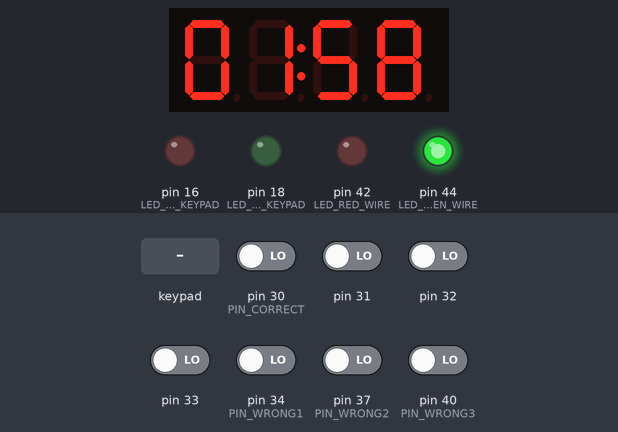
Simulated run of this sketch. Board: Arduino Mega 2560, built with avr-gcc and run on an emulated ATmega2560. Parts: 4-digit seven-segment display, output pins drawn as LEDs (lit = HIGH). The inputs (shaded band) are chosen by the test bench; at power-on: pin 30 (PIN_CORRECT), pin 31–33, pin 34 (PIN_WRONG1), pin 37 (PIN_WRONG2), pin 40 (PIN_WRONG3) LOW.

Above: at 1.2 s.
1.3 s: keypad keys 1 5 9 D pressed 0.4 s apart
At 2.3 s:
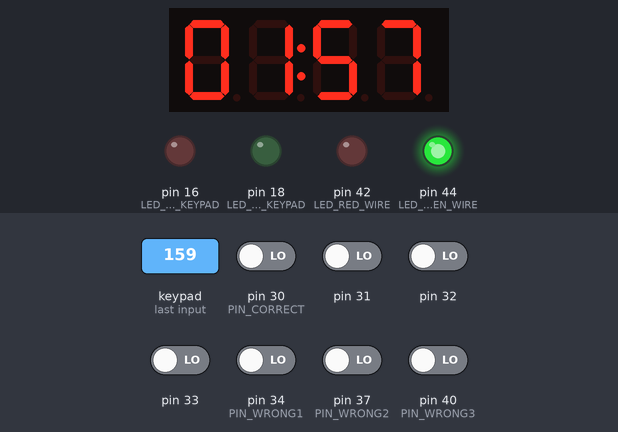
At 3.6 s:
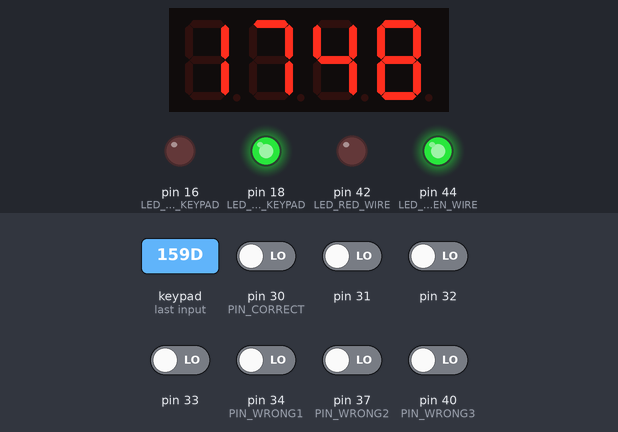
Timing chart, 0 to 5.1 s (numbered marks = the images above; inputs shaded):
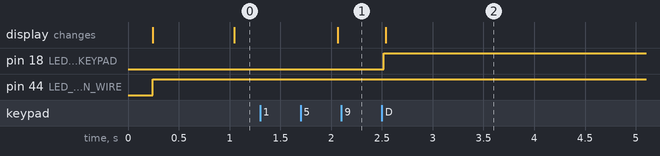

The sketch:

pzp2golovi.ino
```cpp
#include <TM1637Display.h>
#include <Keypad.h>

// ----------------- Пины TM1637 -----------------
#define CLK 20
#define DIO 21
TM1637Display display(CLK, DIO);

// ----------------- Пины светодиодов -----------------
const uint8_t LED_RED_WIRE     = 42;
const uint8_t LED_GREEN_WIRE   = 44;
const uint8_t LED_RED_KEYPAD   = 16;
const uint8_t LED_GREEN_KEYPAD = 18;

// ----------------- Пины проводов -----------------
const uint8_t PIN_CORRECT = 30;
const uint8_t PIN_WRONG1  = 34;
const uint8_t PIN_WRONG2  = 37;
const uint8_t PIN_WRONG3  = 40;

// ----------------- Настройки -----------------
const unsigned long GAME_TIME_MS = 120000UL; // <<< 2 МИНУТЫ
const unsigned long DEBOUNCE_MS = 50;
const unsigned long START_DELAY_MS = 200;
const int MAX_ERRORS = 3;

// ----------------- Переменные -----------------
unsigned long startMillis;
unsigned long fixedElapsed;
bool solvedWire = false;
bool solvedKeypad = false;
bool timeUp = false;
bool timerStopped = false;
bool gameOver = false;

int prevState[4] = {HIGH,HIGH,HIGH,HIGH};
unsigned long lastChangeTime[4] = {0,0,0,0};
bool wirePulled[4] = {false,false,false,false};

int errorCount = 0;

// ----------------- Новая раскладка клавиатуры (повёрнута на 90° CCW) -----------------
const byte ROWS = 4;
const byte COLS = 4;

byte rowPins[ROWS] = {22, 23, 24, 25};
byte colPins[COLS] = {26, 27, 28, 29};

// 90° CCW rotation changes key positions like this matrix:
char keys[ROWS][COLS] = {
  {'3','6','9','D'},
  {'2','5','8','0'},
  {'1','4','7','*'},
  {'A','B','C','#'}
};

Keypad keypad = Keypad(makeKeymap(keys), rowPins, colPins, ROWS, COLS);

// новая правильная комбинация с учётом поворота
char correctSequence[4] = {'1','5','9','D'};
char inputSequence[4];
int inputIndex = 0;

// ----------------- Системные флаги мигания -----------------
unsigned long blinkTimer = 0;
bool blinkState = false;

// ----------------- Setup -----------------
void setup() {

  pinMode(LED_RED_WIRE, OUTPUT);
  pinMode(LED_GREEN_WIRE, OUTPUT);
  pinMode(LED_RED_KEYPAD, OUTPUT);
  pinMode(LED_GREEN_KEYPAD, OUTPUT);

  digitalWrite(LED_RED_WIRE, LOW);
  digitalWrite(LED_GREEN_WIRE, LOW);
  digitalWrite(LED_RED_KEYPAD, LOW);
  digitalWrite(LED_GREEN_KEYPAD, LOW);

  pinMode(PIN_CORRECT, INPUT);
  pinMode(PIN_WRONG1, INPUT);
  pinMode(PIN_WRONG2, INPUT);
  pinMode(PIN_WRONG3, INPUT);

  display.setBrightness(0x0f);
  display.clear();

  startMillis = millis();

  for (int i=0; i<4; i++)
    prevState[i] = digitalRead(PIN_CORRECT + i);
}

// ----------------- Loop -----------------
void loop() {
  unsigned long now = millis();

  if (now - startMillis < START_DELAY_MS) return;

  // --- Таймер ---
  unsigned long elapsed;
  if (timerStopped) {
    elapsed = fixedElapsed;
  } else {
    elapsed = now - startMillis;

    if (elapsed >= GAME_TIME_MS) {
      timeUp = true;
      elapsed = GAME_TIME_MS;
      stopTimer();
    }
  }

  unsigned long remaining = GAME_TIME_MS - elapsed;
  if (!timerStopped)
    showTime(remaining / 1000);

  // --- Провода ---
  if (!solvedWire && !timeUp && !timerStopped && !gameOver) {
    checkWire(PIN_CORRECT, true, 0);
    checkWire(PIN_WRONG1, false, 1);
    checkWire(PIN_WRONG2, false, 2);
    checkWire(PIN_WRONG3, false, 3);
  }

  // --- Клавиатура ---
  if (!solvedKeypad && !timeUp && !timerStopped && !gameOver) {
    char key = keypad.getKey();
    if (key) processKey(key);
  }

  // --- Проверка условия успешного решения ---
  if (!timerStopped && solvedWire && solvedKeypad) {
    stopTimer();
    display.showNumberDec(1748, true);
  }

  // --- Game Over ---
  if (!gameOver && errorCount >= MAX_ERRORS) {
    gameOver = true;
    stopTimer();
    turnAllRed();
  }
}

// ----------------- Провода -----------------
void checkWire(uint8_t pin, bool isCorrect, int index) {
  int reading = digitalRead(pin);
  unsigned long now = millis();

  if (reading != prevState[index]) {
    lastChangeTime[index] = now;
    prevState[index] = reading;
  }

if ((now - lastChangeTime[index]) > DEBOUNCE_MS && reading == LOW) {
    if (!wirePulled[index]) {
      wirePulled[index] = true;
      handleWirePulled(isCorrect);
    }
  }
}

void handleWirePulled(bool isCorrect) {
  if (solvedWire || timeUp || timerStopped || gameOver) return;

  if (isCorrect) {
    solvedWire = true;
    digitalWrite(LED_GREEN_WIRE, HIGH);
    digitalWrite(LED_RED_WIRE, LOW);
  } else {
    errorCount++;
    blinkRedLED(LED_RED_WIRE);
  }
}

// ----------------- Неблокирующее мигание красных LED -----------------
void blinkRedLED(uint8_t pin) {
  unsigned long now = millis();

  if (now - blinkTimer > 120) {
    blinkTimer = now;
    blinkState = !blinkState;
    digitalWrite(pin, blinkState ? HIGH : LOW);
  }
}

// ----------------- Клавиатура -----------------
void processKey(char key) {
  inputSequence[inputIndex++] = key;

  if (inputIndex == 4) {
    bool correct = true;

    for (int i = 0; i < 4; i++)
      if (inputSequence[i] != correctSequence[i])
        correct = false;

    if (correct) {
      solvedKeypad = true;
      digitalWrite(LED_GREEN_KEYPAD, HIGH);
      digitalWrite(LED_RED_KEYPAD, LOW);
    } else {
      errorCount++;
      blinkRedLED(LED_RED_KEYPAD);
      inputIndex = 0;
    }
  }
}

// ----------------- Game Over -----------------
void turnAllRed() {
  digitalWrite(LED_GREEN_WIRE, LOW);
  digitalWrite(LED_GREEN_KEYPAD, LOW);
  digitalWrite(LED_RED_WIRE, HIGH);
  digitalWrite(LED_RED_KEYPAD, HIGH);
}

// ----------------- Остановка таймера -----------------
void stopTimer() {
  timerStopped = true;
  fixedElapsed = millis() - startMillis;
}

// ----------------- Отображение таймера -----------------
void showTime(long secondsLeft) {
  if (secondsLeft < 0) secondsLeft = 0;
  int mm = secondsLeft / 60;
  int ss = secondsLeft % 60;
  int value = mm * 100 + ss;
  uint8_t dots = 0b01000000;
  display.showNumberDecEx(value, dots, true);
}
```

Measured:
- after the input at 1.3 s, pin 18 (LED_GREEN_KEYPAD): LOW → HIGH after 1.2 s
